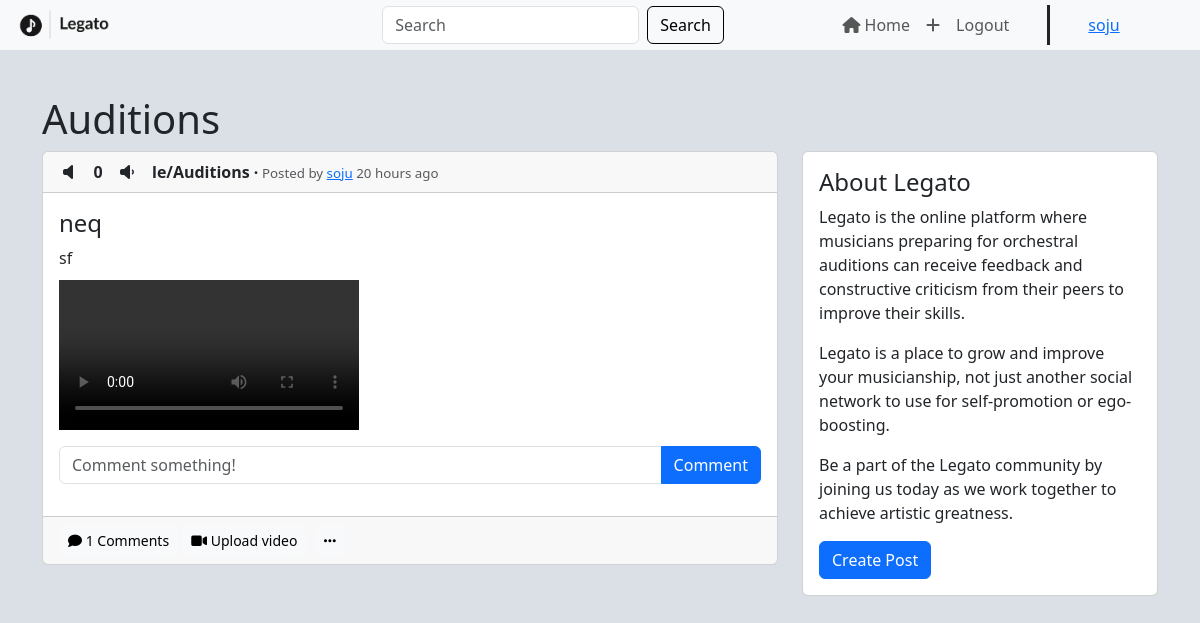
Before: /index (signed in) with the older database file.
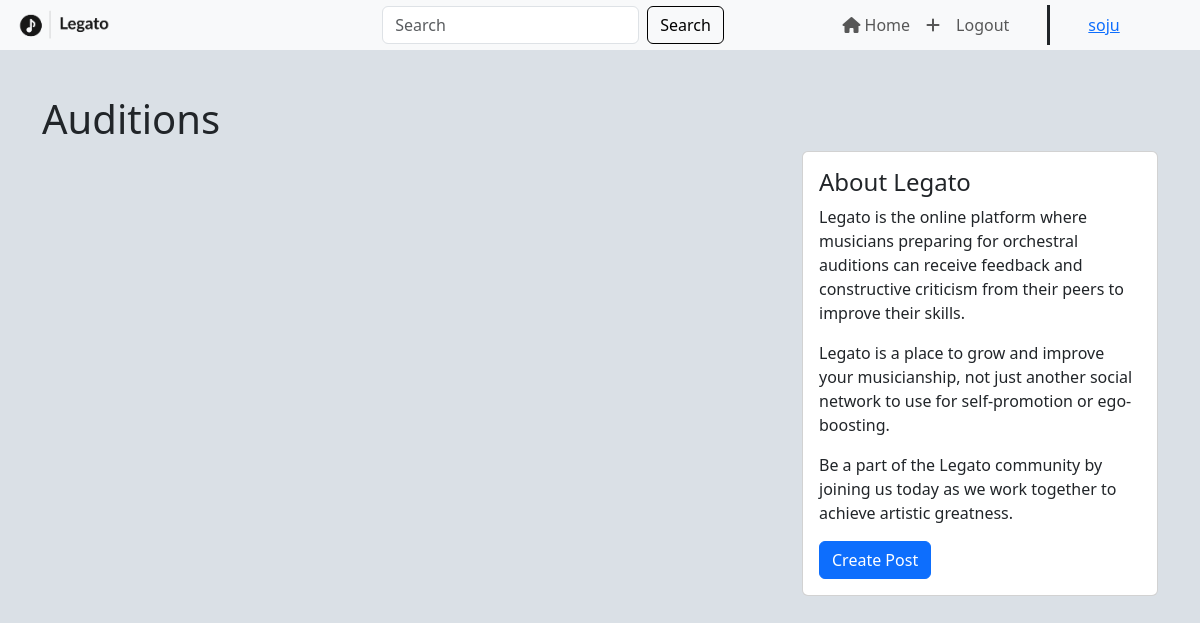
After: the same page with the newer database file.
### legato/models.py (models this page shows)
class Post(db.Model):
    id = db.Column(db.Integer, primary_key=True)
    title = db.Column(db.String(60), nullable=False)
    text = db.Column(db.Text, nullable=False)
    date_created = db.Column(db.DateTime(timezone=True), default=func.now())
    author_id = db.Column(db.Integer, db.ForeignKey(
        "user.id", ondelete="CASCADE"), nullable=False)
    comments = db.relationship("Comment", backref="post", passive_deletes=True)
    likes = db.relationship('Like', backref='post', passive_deletes=True)
    dislikes = db.relationship('Dislike', backref='post', passive_deletes=True)
    video = db.Column(db.String(100), nullable=True)

class User(db.Model, UserMixin):
    id = db.Column(db.Integer, primary_key=True)
    email = db.Column(db.String(150), nullable=False, unique=True)
    username = db.Column(db.String(150), nullable=False, unique=True)
    password = db.Column(db.String(150), nullable=False)
    date_created = db.Column(db.DateTime(timezone=True), default=func.now())
    posts = db.relationship("Post", backref="user", passive_deletes=True)
    comments = db.relationship("Comment", backref="user", passive_deletes=True)
    likes = db.relationship('Like', backref='user', passive_deletes=True)
    dislikes = db.relationship('Dislike', backref='user', passive_deletes=True)

### legato/views.py (the view)
@views.route("/")
@views.route("/index")
@login_required
def index():
    search = request.args.get("search")
    comments = Comment.query.all()
    now = datetime.utcnow()
    if search:
        posts = Post.query.filter(Post.title.contains(
            search) | Post.text.contains(search)).all()
    else:
        posts = Post.query.all()
    for post in posts:
        date = post.date_created
        ups = len(post.likes)
        downs = len(post.dislikes)
        post.hot_score = hot(ups, downs, date)
    sorted_posts = sorted(posts, key=lambda post: post.hot_score, reverse=True)
    for post in sorted_posts:
        time_diff = now - post.date_created
        post.time_passed = from_now(time_diff)
    for comment in comments:
        time_diff = now - comment.date_created
        comment.time_passed = from_now(time_diff)
    return render_template("index.html", user=current_user, posts=sorted_posts)

### legato/__init__.py (called while the page is built)
def create_app():
    app = Flask(__name__)
    app.config['SECRET_KEY'] = SECRET_KEY
    app.config["SQLALCHEMY_DATABASE_URI"] = f"sqlite:///{os.path.join(os.getcwd(), 'database.db')}"
    app.config['UPLOAD_FOLDER'] = UPLOAD_FOLDER
    app.config['MAX_CONTENT_LENGTH'] = 100 * 1024 * 1024
    db.init_app(app)
    from .views import views
    from .auth import auth
    app.register_blueprint(views, url_prefix="/")
    app.register_blueprint(auth, url_prefix="/")
    login_manager = LoginManager()
    login_manager.login_view = "auth.login"
    login_manager.init_app(app)
    @login_manager.user_loader
    def load_user(id):
        return User.query.get(int(id))
    with app.app_context():
        from .models import User
        db.create_all()
    return app

### legato/helpers.py (called while the page is built, shortened)
def from_now(time_diff):
    minutes = int(time_diff.total_seconds() // 60)
    if minutes < 1:
        return "less than a minute ago"
    if minutes == 1:
        return "1 minute ago"
    if minutes > 1 and minutes < 60:
        return f"{minutes} minutes ago"
    hours = int(minutes // 60)
    if hours == 1:
        return "1 hour ago"
    if hours > 1 and hours < 24:
        return f"{hours} hours ago"

### legato/templates/index.html (shortened to what this page needs)
{% extends "posts_div.html" %}

### legato/templates/posts_div.html (shortened to what this page needs)
{% extends "layout.html" %}
{% block main %}
<div class="posts">
  <div class="container">
    <div class="row">
      <h1>{% block header %}Auditions{% endblock %}</h1>
      <div class="col-sm-8">
        {% for post in posts %}
        <div class="card">
          <div class="card-header">
            {% if user.id in post.dislikes|map(attribute="author_id")|list %}
            <i class="fa-solid fa-volume-xmark" id="dislike-button-{{post.id}}" onclick="dislike({{post.id}})"></i>
            {% else %}
            <i class="fa-solid fa-volume-off" id="dislike-button-{{post.id}}" onclick="dislike({{post.id}})"></i>
            {% endif %}
            <span id="counter-{{post.id}}" class="counter">
              {{ post.likes|length - post.dislikes|length}}
            </span>
            {% if user.id in post.likes|map(attribute="author_id")|list %}
            <i class="fa-solid fa-volume-high" id="like-button-{{post.id}}" onclick="like({{post.id}})"></i>
            {% else %}
            <i class="fa-solid fa-volume-low" id="like-button-{{post.id}}" onclick="like({{post.id}})"></i>
            {% endif %}
            <span class="legend"><strong id="sub">le/Auditions ·</strong><span class="text-muted"
                style="font-size: 10pt;"> Posted by
                <a href="/posts/{{post.user.username}}">{{post.user.username}}</a>
                {{ post.time_passed }}</span></span>
          </div>
          <div class="card-body">
            <div class="textual-content">
              <h4 class="card-title">{{ post.title }}</h4>
              <p class="card-text">{{ post.text }}</p>
            </div>
            {% if post.video %}
            <div class="video-container">
              <video controls="controls" preload="preload">
                <source src="/static/{{post.video}}" type="video/mp4">
              </video>
            </div>
            {% endif %}
            <form class="input-group mb-3" id="comment" method="POST" action="/create-comment/{{post.id}}">
              <input type="text" id="text" name="text" class="form-control" placeholder="Comment something!" />
              <button type="submit" class="btn btn-primary">Comment</button>
            </form>
          </div>
          <div class="card-footer text-muted">
            <a data-bs-toggle="collapse" href="#comments-{{post.id}}" class="btn btn-light btn-sm"><i
                class="fas fa-comment"></i>
              {{post.comments|length}} Comments</a>
            <a data-bs-toggle="collapse" href="#upload-{{post.id}}" class="btn btn-light btn-sm"><i
                class="fa-solid fa-video"></i> Upload video</a>
            {% if user.id == post.author_id %}
            <a href="#" class="btn btn-light btn-sm" data-bs-toggle="dropdown" aria-expanded="false"
              id="dropdownToggle"><i class="fa-solid fa-ellipsis"></i></a>
            {% endif %}
          </div>
        </div>
        <br />
        {% endfor %}
      </div>
      {% block column %}
      <div class="col-sm-4" style="display: block;">
        <div class="card" id="side-card">
          <div class="card-body">
            <h4 class="card-title">About Legato</h4>
            <p class="card-text">
              Legato is the online platform where musicians preparing for orchestral auditions can receive feedback and
              constructive criticism from their peers to improve their skills.
            <p class="card-text">
              Legato is a place to grow and improve your musicianship, not just another social network to use for
              self-promotion or ego-boosting.
            </p>
            </p>
            <p class="card-text"> Be a part of the Legato community by joining us today as we work together to achieve
              artistic greatness.
            </p>
            <a href="/create-post" class="btn btn-primary btn-block">Create Post</a>
          </div>
        </div>
      </div>
      {% endblock %}
    </div>
  </div>
</div>
{% endblock %}

Changed rows visible on the page:
removed Post: likes|length "0", user.username "soju", time_passed "20 hours ago", title "neq", text "sf", comments|length "1"
